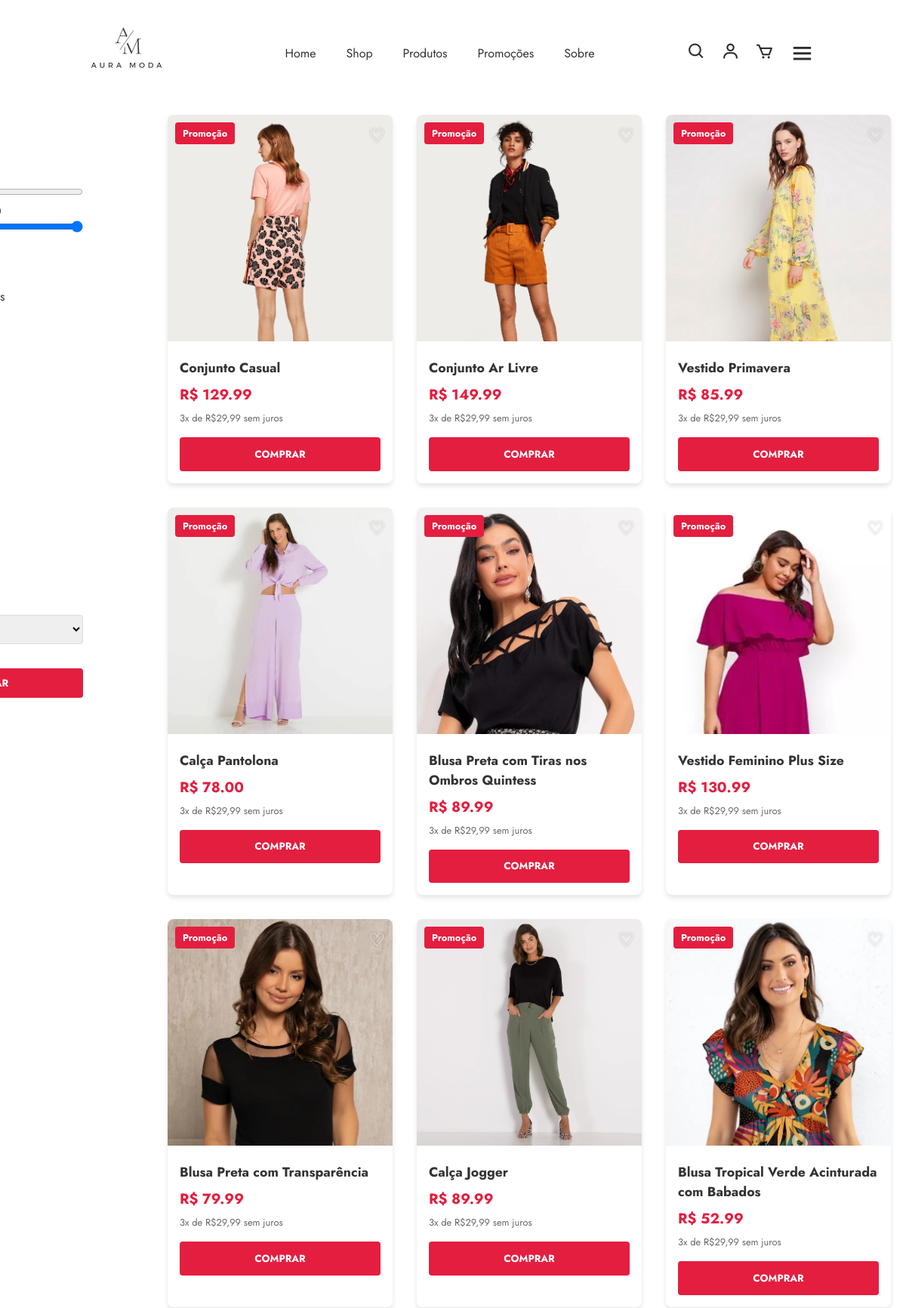
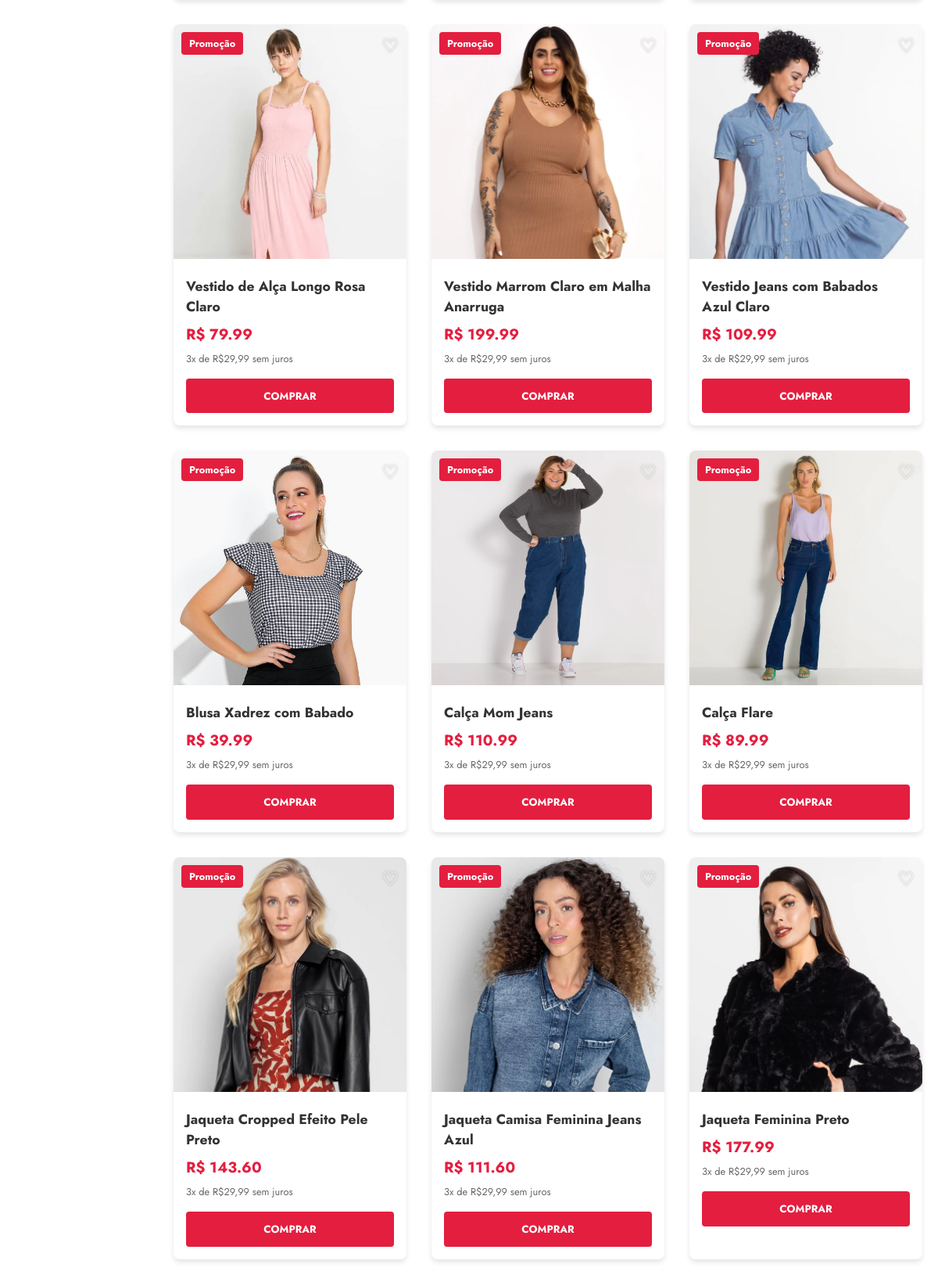
/produtos/ (upper part), run on the app's committed database (2 pictures, top to bottom).
### ecommerce/models.py (models this page shows, shortened)
class Produto(models.Model):
    nome = models.CharField(max_length=200)
    descricao = models.TextField()
    preco = models.DecimalField(max_digits=10, decimal_places=2)  # Exemplo: 99999.99
    estoque = models.PositiveIntegerField()
    categoria = models.ForeignKey(Categoria, on_delete=models.SET_NULL, null=True, related_name='produtos')
    imagem = models.ImageField(upload_to='produtos/', blank=True)  # Caso queira armazenar imagem
    data_adicionado = models.DateTimeField(auto_now_add=True)

### ecommerce/views.py (the view)
# urls.py: path('produtos/', views.produtos, name='produtos'),
def produtos(request):
    produtos = Produto.objects.all()
    preco_min = request.GET.get('preco_min')
    preco_max = request.GET.get('preco_max')
    if preco_min:
        produtos = produtos.filter(preco__gte=preco_min)
    if preco_max:
        produtos = produtos.filter(preco__lte=preco_max)
    categorias = request.GET.getlist('categoria')
    if categorias:
        produtos = produtos.filter(categoria__nome__in=categorias)
    tamanho = request.GET.get('tamanho')
    if tamanho:
        produtos = produtos.filter(variacoes__tamanho=tamanho)
    ordenar = request.GET.get('ordenar')
    if ordenar == 'price_asc':
        produtos = produtos.order_by('preco')
    elif ordenar == 'price_desc':
        produtos = produtos.order_by('-preco')
    elif ordenar == 'newest':
        produtos = produtos.order_by('-data_adicionado')
    context = {
        'produtos':produtos
    }
    return render (
        request,
        'ecommerce/produtos.html',
        context
    )

### ecommerce/templates/ecommerce/produtos.html (shortened to what this page needs)
{% extends 'base.html' %}
{% load static %}
{% block main %}
<link rel="stylesheet" href="{% static "css/produtos.css" %}">
<main class="container">
    <div class="shop-container">
        <aside class="sidebar">
            <h2>Filtrar</h2>
            <form method="get">
                <div class="filter-section">
                    <h3>Faixa de Preço</h3>
                    <div class="price-range">
                        <input type="range" id="preco_min" name="preco_min" min="0" max="1000" step="5" value="0" oninput="document.getElementById('preco_min_value').textContent = this.value">
                        <input type="range" id="preco_max" name="preco_max" min="0" max="1000" step="5" value="1000" oninput="document.getElementById('preco_max_value').textContent = this.value">
                    </div>
                </div>
                <div class="filter-section">
                    <h3>Categorias</h3>
                    <ul class="checkbox-list">
                        <li><label><input type="checkbox" name="categoria" value="Jaquetas e Casacos"> Jaquetas e Casacos</label></li>
                        <li><label><input type="checkbox" name="categoria" value="Blusas"> Blusas</label></li>
                        <li><label><input type="checkbox" name="categoria" value="Calças"> Calças</label></li>
                        <li><label><input type="checkbox" name="categoria" value="Vestidos"> Vestidos</label></li>
                        <li><label><input type="checkbox" name="categoria" value="Conjuntos"> Conjuntos</label></li>
                    </ul>
                </div>
                <div class="filter-section">
                    <h3>Tamanhos</h3>
                    <ul class="checkbox-list">
                        <li><label><input type="checkbox" name="tamanho" value="PP"> PP</label></li>
                        <li><label><input type="checkbox" name="tamanho" value="P"> P</label></li>
                        <li><label><input type="checkbox" name="tamanho" value="M"> M</label></li>
                        <li><label><input type="checkbox" name="tamanho" value="G"> G</label></li>
                        <li><label><input type="checkbox" name="tamanho" value="GG"> GG</label></li>
                    </ul>
                </div>
                <div class="filter-section">
                    <h3>Ordena por</h3>
                    <select name="ordenar">
                        <option value="">Selecione uma opção</option>
                    </select>
                </div>
                <button type="submit" class="filter-button">FILTRAR</button>
            </form>
        </aside>
        <div class="product-grid">
            {% for produto in produtos %}
            <div class="product-card">
                <img src="{{produto.imagem.url}}" alt="{{produto.nome}}">
                <div class="sale-tag">Promoção</div>
                <button class="wishlist-button">♡</button>
                <div class="product-info">
                    <h3 class="product-name">{{produto.nome}}</h3>
                    <div>
                        <span class="product-price">R$ {{produto.preco}}</span>
                    </div>
                    <p class="installment">3x de R$29,99 sem juros</p>
                    <a href="{% url "detalhes" produto.id %}"><button class="buy-button">COMPRAR</button></a>
                </div>
            </div>
            {% endfor %}
        </div>
    </div>
</main>
{% endblock main %}

### static/css/experimento.css (style rules this page uses)
:root { --primary-color: #000000; --secondary-color: #ffffff; --accent-color: #ff0000; --text-color: #333333; --light-gray: #f5f5f5; --medium-gray: #e0e0e0; }
* { margin: 0; padding: 0; box-sizing: border-box; scroll-behavior: smooth; font-family: "Jost", sans-serif; list-style: none; text-decoration: none; }
html, body { min-height: 100%; }

### static/css/produtos.css (style rules this page uses)
:root { --primary-color: #000000; --secondary-color: #ffffff; --accent-color: #ff0000; --text-color: #333333; --light-gray: #f5f5f5; --medium-gray: #e0e0e0; }
body { color: var(--text-color); background-color: var(--secondary-color); }
.container { max-width: 1300px; margin: 0 auto; padding: 0 20px; padding-top: 10%; }
.shop-container { display: flex; margin-top: 2rem; }
.sidebar { width: 250px; margin-right: 2rem; margin-left: -10rem; }
.product-grid { flex: 1; display: grid; grid-template-columns: repeat(auto-fill, minmax(250px, 1fr)); gap: 2rem; margin-left: 5rem; }
.filter-section { margin-bottom: 2rem; }
.filter-section h3 { margin-bottom: 0.5rem; }
.price-range input { width: 100%; }
.checkbox-list { list-style: none; }
.checkbox-list li { margin-bottom: 0.5rem; }
.filter-section select { width: 100%; padding: 8px; margin-top: 5px; border: 1px solid #ddd; border-radius: 4px; }
.filter-button { display: block; width: 100%; padding: 10px; background-color: #e41e3f; color: #fff; text-align: center; border: none; border-radius: 4px; font-weight: bold; margin-top: 20px; cursor: pointer; }
.product-card { background-color: #fff; border-radius: 8px; overflow: hidden; box-shadow: 0 4px 6px rgba(0, 0, 0, 0.1); position: relative; }
.product-card img { width: 100%; height: 300px; object-fit: cover; object-position: top; }
.product-info { padding: 1rem; }
.product-name { font-size: 1.1rem; font-weight: bold; margin-bottom: 0.5rem; }
.product-price { font-size: 1.2rem; color: #e41e3f; font-weight: bold; }
.installment { font-size: 0.8rem; color: #666; margin-top: 0.5rem; }
.buy-button { display: block; width: 100%; padding: 0.8rem; background-color: #e41e3f; color: #fff; text-align: center; text-decoration: none; border: none; border-radius: 4px; font-weight: bold; margin-top: 1rem; cursor: pointer; }
.sale-tag { position: absolute; top: 10px; left: 10px; background-color: #e41e3f; color: #fff; padding: 5px 10px; border-radius: 4px; font-size: 0.8rem; font-weight: bold; }
.wishlist-button { position: absolute; top: 10px; right: 10px; background: none; border: none; font-size: 1.5rem; color: #fff; cursor: pointer; text-shadow: 0 0 3px rgba(0, 0, 0, 0.5); }

### data on the page
Produto: imagem (picture), nome "Conjunto Casual", preco "129.99"
Produto: imagem (picture), nome "Conjunto Ar Livre", preco "149.99"
Produto: imagem (picture), nome "Vestido Primavera", preco "85.99"
Produto: imagem (picture), nome "Calça Pantolona", preco "78.00"
Produto: imagem (picture), nome "Blusa Preta com Tiras nos Ombros Quintess", preco "89.99"
Produto: imagem (picture), nome "Vestido Feminino Plus Size", preco "130.99"
Produto: imagem (picture), nome "Blusa Preta com Transparência", preco "79.99"
Produto: imagem (picture), nome "Calça Jogger", preco "89.99"
Produto: imagem (picture), nome "Blusa Tropical Verde Acinturada com Babados", preco "52.99"
Produto: imagem (picture), nome "Vestido de Alça Longo Rosa Claro", preco "79.99"
Produto: imagem (picture), nome "Vestido Marrom Claro em Malha Anarruga", preco "199.99"
Produto: imagem (picture), nome "Vestido Jeans com Babados Azul Claro", preco "109.99"
Produto: imagem (picture), nome "Blusa Xadrez com Babado", preco "39.99"
Produto: imagem (picture), nome "Calça Mom Jeans", preco "110.99"
Produto: imagem (picture), nome "Calça Flare", preco "89.99"
Produto: imagem (picture), nome "Jaqueta Cropped Efeito Pele Preto", preco "143.60"
Produto: imagem (picture), nome "Jaqueta Camisa Feminina Jeans Azul", preco "111.60"
Produto: imagem (picture), nome "Jaqueta Feminina Preto", preco "177.99"
